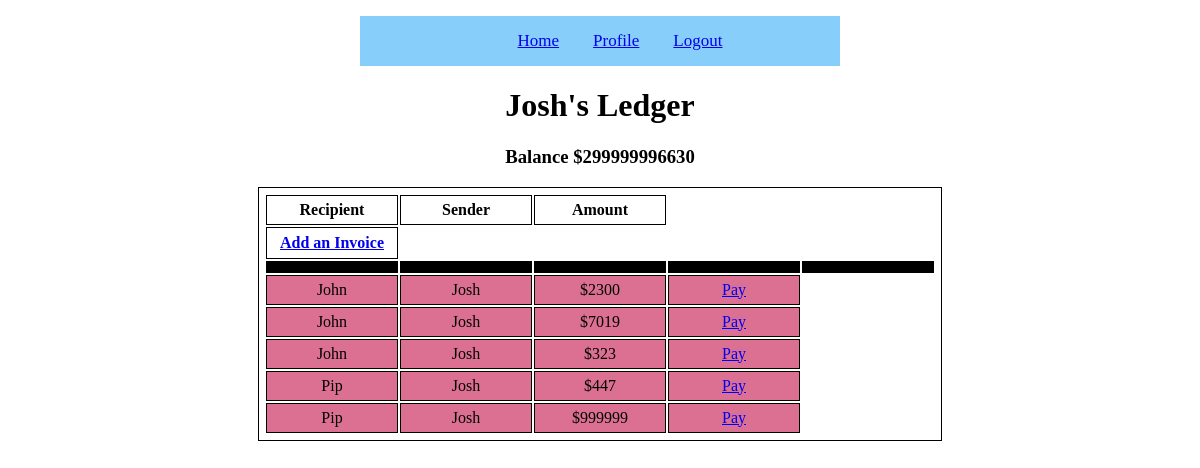
/Profile (signed in), run on an earlier commit of the app's database.
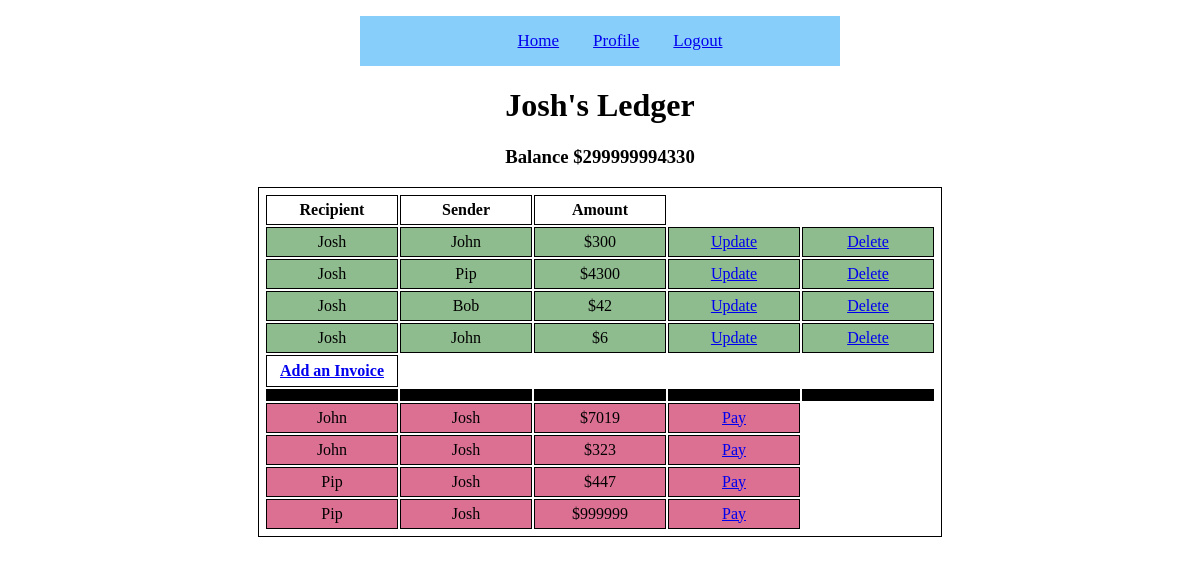
And on a later commit of the database.
### BracketFinal.py (models this page shows, shortened)
class User(UserMixin, db.Model):
    id = db.Column(db.Integer, primary_key=True)
    invoices = db.relationship('Invoice', backref='user')
    username = db.Column(db.String(100), unique=True, nullable=False)
    password = db.Column(db.String(100), nullable=False)
    email = db.Column(db.String(100),unique=True, nullable=False)
    balance = db.Column(db.Integer)

class Invoice(db.Model):
    id = db.Column(db.Integer, primary_key=True)
    sender = db.Column(db.Integer, db.ForeignKey('user.username'))
    recipient = db.Column(db.String(100), unique=True, nullable=False)
    amount = db.Column(db.Integer)

### BracketFinal.py (the view)
@app.route('/Profile')
@login_required
def profile():
    charges = Invoice.query.filter_by(sender=current_user.username).all()
    bills = Invoice.query.filter_by(recipient=current_user.username).all()
    balance = current_user.balance
    name = current_user.username
    return render_template("profile.html", charges=charges, bills=bills, balance=balance, name = name)

### BracketFinal.py (called while the page is built)
@login.user_loader
def load_user(uid):
    return User.query.get(uid)

### templates/profile.html (shortened to what this page needs)
<!DOCTYPE html>
<html lang="en">
{% extends "base.html" %}
{% block content %}
<body>
<h1>{{ name }}'s Ledger</h1>
<h3>Balance ${{ balance }}</h3>
      <table>
         <thead>
            <tr>
               <th>Recipient</th>
               <th>Sender</th>
               <th>Amount</th>
            </tr>
         </thead>
         <tbody>
            {% for charge in charges %}
               <tr class="charge">
                  <td>{{ charge.sender }}</td>
                  <td>{{ charge.recipient }}</td>
                  <td>${{ charge.amount }}</td>
                   <td><a href="/invoice/{{charge.id}}">Update</a></td>
                   <td><a href="/delete/{{charge.id}}">Delete</a></td>
               </tr>
            {% endfor %}
            <th class="new_invoice"><a href="{{ url_for('invoice', id = -99)}}">Add an Invoice</a></th>
            <tr class="empty"><td></td><td></td><td></td><td></td><td></td></tr>
         {% for charge in bills %}
               <tr class="bill">
                  <td>{{ charge.sender }}</td>
                  <td>{{ charge.recipient }}</td>
                  <td>${{ charge.amount }}</td>
                   <td><a href="{{ url_for('pay', id = charge.id)}}">Pay</a></td>
               </tr>
            {% endfor %}
         </tbody>
      </table>
</body>
{% endblock %}

### templates/base.html (shortened to what this page needs)
<!DOCTYPE html>
<html lang="en">
<head>
    <link rel="stylesheet" href="../static/style.css">
</head>
<div class = "nav">
    <nav>
        <ul>
            <li><a href="{{ url_for('home') }}">Home</a></li>
            {% if current_user.is_anonymous %}
                <li><a href="{{ url_for('register') }}">Create Account</a></li>
                <li><a href="{{ url_for('load_login') }}">Login</a></li>
            {% else %}
                <li><a href="{{ url_for('profile') }}">Profile</a></li>
                <li><a href="{{ url_for('logout')}}">Logout</a></li>
            {% endif %}
        </ul>
    </nav>
</div>
{% block content %}
{% endblock %}
</html>

### static/style.css (style rules this page uses)
html, body { height:100%; }
html { display:table; width:100%; }
body { display:table-cell; text-align:center; vertical-align:text-top; }
div.nav { width: 40%; background-color: lightskyblue; align-items: center; text-align: center; position:relative; margin:0 auto; clear:left; height:auto; z-index: 0; }
nav ul li { vertical-align:text-top; display: inline-block; list-style-type: none; font-size: 17px; }
li { text-align:center; vertical-align:text-top; margin: 15px; color: green; }
table, th, td { margin:0 auto; border: 1px solid black; text-align: center; padding: 5px; }
td,th { width: 120px; }
tr.charge { background-color: darkseagreen; }
tr.bill { background-color: palevioletred; }
th.new_invoice { height: 20px; }
tr.empty { background-color: black; margin-top: 5px; margin-bottom: 15px; }

What changed in the data, as far as the page shows it:
removed Invoice: sender "John", recipient "Josh", amount "2300", shown under "Balance $299999996630"
changed User "Josh": balance "299999996630" → "299999994330"
added Invoice: sender "Josh", recipient "John", amount "300", shown under "Balance $299999994330"
added Invoice: sender "Josh", recipient "Pip", amount "4300", shown under "Balance $299999994330"
added Invoice: sender "Josh", recipient "Bob", amount "42", shown under "Balance $299999994330"
added Invoice: sender "Josh", recipient "John", amount "6", shown under "Balance $299999994330"
